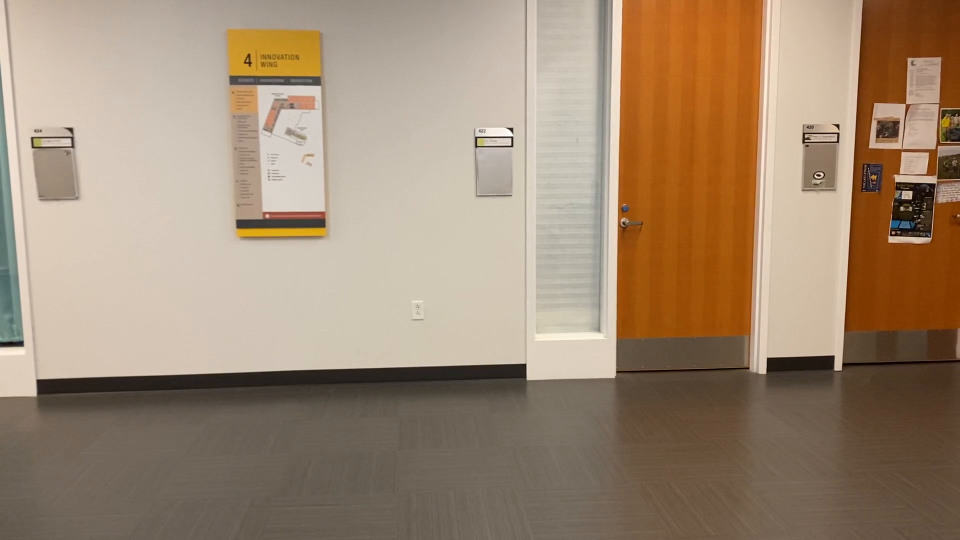
#> input picture frame 13 of Netti/bodyFaceDetect/Resources/two_people_walking_sidebyside.mp4, 1920 x 1080 px (shown at 1/2 size)
$ python personDetection.py
#> lines starting #> are read from the running program, lines starting #| are printed output that depends on the picture; after the words box and inside, x2 and y2 are one past the last pixel; in counts of white or black regions, pixels touching at a corner belong together
import cv2
import imutils

# Initializing the HOG person
# detector

hog = cv2.HOGDescriptor()
hog.setSVMDetector(cv2.HOGDescriptor_getDefaultPeopleDetector())

cap = cv2.VideoCapture("Resources/two_people_walking_sidebyside.mp4")

# cap = cv2.VideoCapture("Resources/two_people_walking.mp4")

# cap = cv2.VideoCapture("Resources/gesturing_and_walking.mp4")


# cap = cv2.VideoCapture(0)

while cap.isOpened():
    # Reading the video stream
    ret, image = cap.read()
#> image is the input picture: shape (1080, 1920, 3); mean B, G, R 114.6, 137.4, 159.7

    # the smaller our image is, the faster it will be to process and detect people in it
    if ret:
        image = imutils.resize(image, width=min(300, image.shape[1]))
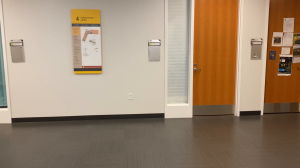
#> image: shape (168, 300, 3); mean B, G, R 114.6, 137.4, 159.7

        # Detecting all the regions in the Image that has a pedestrians inside it
        # detect multiscale allows multiple pedestrians to be detected.
        (regions, _) = hog.detectMultiScale(image,
                                            # winstride effects the accuracy of the detector,
                                            # as well as the speed in which it runs
                                            # smaller the winstride the more computational power
                                            winStride=(8, 8),
                                            # adding padding around the images region of interest
                                            # could increase the accuracy
                                            padding=(8, 8),
                                            # a smaller scale will increase the number
                                            # of layers in the image pyramid.
                                            # this will increase the amount of time it takes
                                            # to process your image
                                            scale=1.04)
#> regions = ()

        # Drawing the regions(the rectangles) in the Image
        for (x, y, w, h) in regions:
            cv2.rectangle(image, (x, y),
                          (x + w, y + h),
                          (0, 0, 255), 2)
#> this loop made 0 passes

            # Showing the output Image
        cv2.imshow("Image", image)
        if cv2.waitKey(25) & 0xFF == ord('q'):
#> (key q is pressed here)
            break
    else:
        break

cap.release()
cv2.destroyAllWindows()

$ run again, starting later in the video
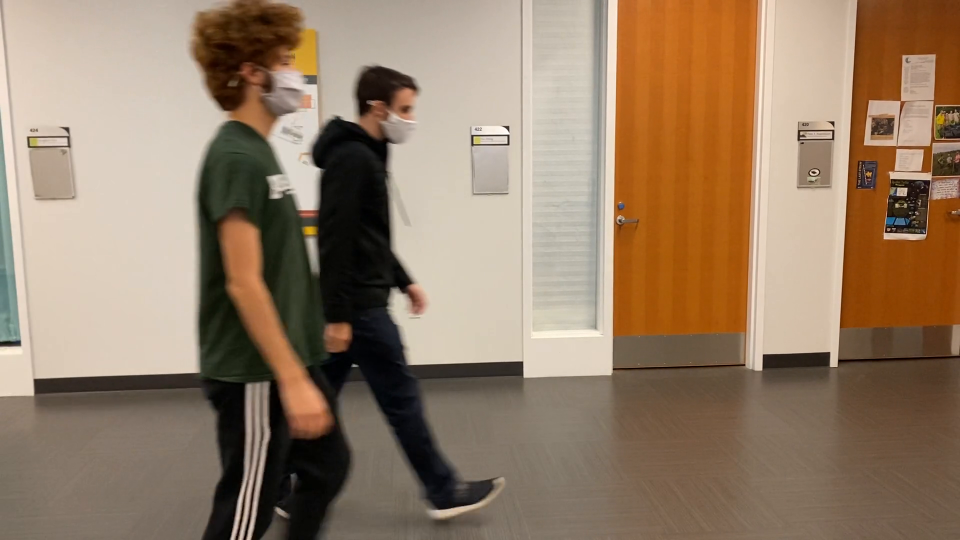
#> input picture frame 58 of Netti/bodyFaceDetect/Resources/two_people_walking_sidebyside.mp4, 1920 x 1080 px (shown at 1/2 size)
#> image is the input picture: shape (1080, 1920, 3); mean B, G, R 102.9, 125.7, 149
#> `image = imutils.resize(image, width=min(300, image.shape[1]))`:
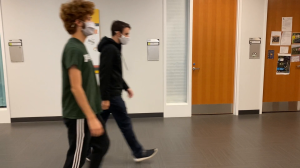
#> image: shape (168, 300, 3); mean B, G, R 102.9, 125.7, 149
#> regions = [[40, 3, 72, 144]]
#> the loop `for (x, y, w, h) in regions:` made 1 pass
#> after the loop `for (x, y, w, h) in regions:`:
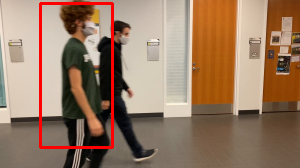
#> image: shape (168, 300, 3); 2.56% of pixels changed, all inside (x1, y1, x2, y2) = (39, 2, 114, 149)

$ run again, starting later in the video
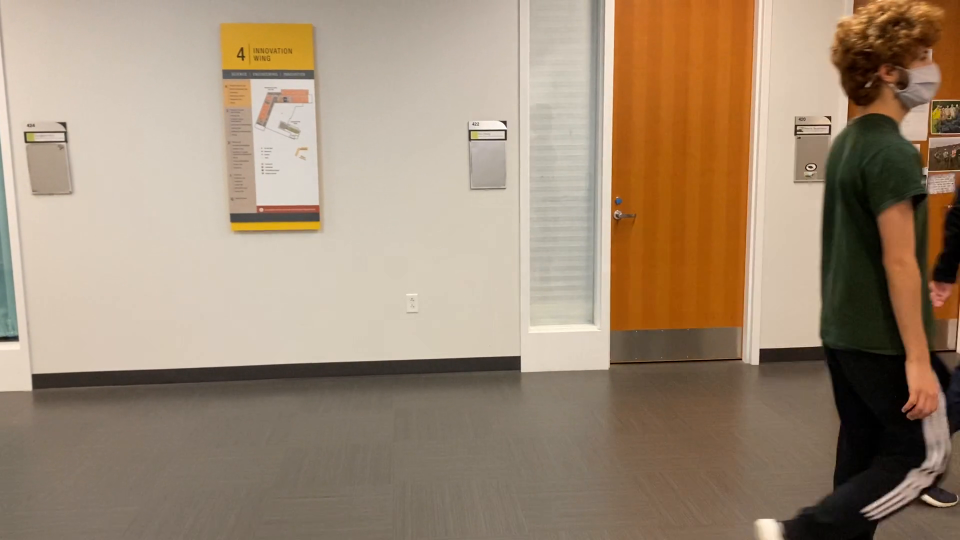
#> input picture frame 104 of Netti/bodyFaceDetect/Resources/two_people_walking_sidebyside.mp4, 1920 x 1080 px (shown at 1/2 size)
#> image is the input picture: shape (1080, 1920, 3); mean B, G, R 116.9, 139.1, 159.9
#> `image = imutils.resize(image, width=min(300, image.shape[1]))`:
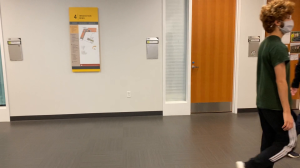
#> image: shape (168, 300, 3); mean B, G, R 116.9, 139.1, 159.9
#> regions = ()
